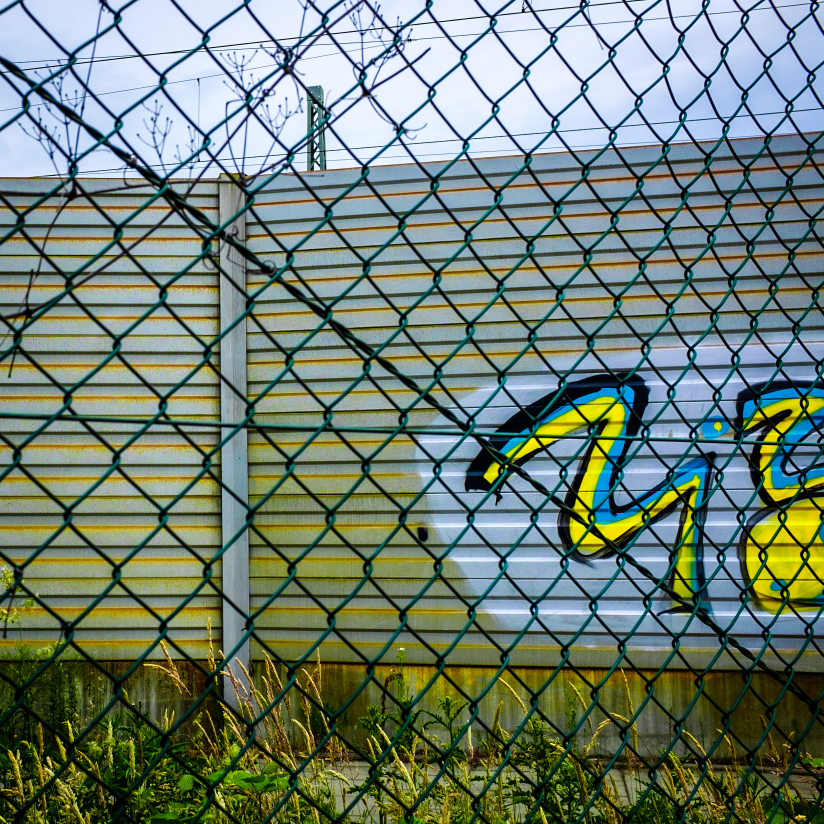
#> input picture examples/DSCF4700.jpg, 1647 x 1647 px (shown at 1/2 size)
$ python polaroidme.py examples/DSCF4700.jpg   (older library calls are emulated)
#> lines starting #> are read from the running program, lines starting #| are printed output that depends on the picture; long printed decimals are rounded
#!/usr/bin/env python3
"""
polaroidme.py

Usage:

  polaroidme.py [options] source-image [size] [alignment] [title]

Where:

  source-image  name of the image file to transform. If no extension is
                specified .jpg is assumed.
  size          size of the picture part of the polaroid (default=800)
  alignment     one of 'top', 'left', 'bottom', 'right' or 'center'. This
                specifies the portion (crop) of the image to include in the final
                output. 'top' and 'left' are synonomous as are 'bottom' and
                'right'. (default="center")
  title         If specified defines the caption to be displayed at the
                bottom of the image. (default=None)

Available options are:

  --nocrop        Rescale the image to fit fullframe in the final output
                  (default="--crop"). btw. alignment is ignored if option is set.
  --clockwise     Rotate the image clockwise before processing
  --anticlockwise Rotate the image anti-clockwise before processing
"""
import os
import sys
import logging
from PIL import Image, ImageDraw, ImageFont

# --- configure logging
log = logging.getLogger(__name__)
log.setLevel(logging.WARNING)
handler = logging.StreamHandler() # console-handler
formatter = logging.Formatter('%(asctime)s - %(name)s - %(levelname)s - %(message)s')
handler.setFormatter(formatter)
log.addHandler(handler)
# ---

# Image size constraints
IMAGE_SIZE   = 800
IMAGE_TOP    = int(IMAGE_SIZE / 16)
IMAGE_BOTTOM = int(IMAGE_SIZE / 5.333)
IMAGE_LEFT   = int(IMAGE_SIZE / 16)
IMAGE_RIGHT  = int(IMAGE_SIZE / 16)
BORDER_SIZE  = 3
# Colors
COLOR_FRAME   = (237, 243, 214)
COLOR_BORDER  = (0, 0, 0)
COLOR_TEXT_TITLE = (58, 68, 163)
COLOR_TEXT_DESCR = COLOR_TEXT_TITLE
# Font for the caption text
RESOURCE_FONT      = "./fonts/default.ttf"
RESOURCE_FONT_SIZE = 142

__author__ = 'Sven Hessenmüller (sven.hessenmueller@gmail.com)'
__date__ = '2019'
__version__ = (0,8,4)
__license__ = "MIT"

# --- argparsing helpers etc
def get_resource_file(basefile):
    """
    Get the fully qualified name of a resource file
    """
    return os.path.join(os.path.dirname(os.path.realpath(__file__)), basefile)

def get_option(args):
    """
    Check the argument list for an option (starting with '--').

    Returns the adjusted argument list and the option found.
    """
    if len(args) == 0:
        return None, args
    if args[0][:2] == "--":
        return args[0][2:], args[1:]
    return None, args

def get_argument(args):
    """
    Get the next argument from the command line parameters

    Returns the adjusted argument list and the value of the argument.
    """
    if len(args) == 0:
        return None, args
    return args[0], args[1:]

def show_error(msg):
    """
    Show an error message and exit
    """
    log.critical("Error: %s" % msg)
    sys.exit(1)
# ---

def setup_globals(size):
    global IMAGE_SIZE
    global IMAGE_TOP
    global IMAGE_BOTTOM
    global IMAGE_LEFT
    global IMAGE_RIGHT
    global BORDER_SIZE
    IMAGE_SIZE   = size
    IMAGE_TOP    = int(IMAGE_SIZE / 16)
    IMAGE_BOTTOM = int(IMAGE_SIZE / 5.333)
    IMAGE_LEFT   = int(IMAGE_SIZE / 16)
    IMAGE_RIGHT  = int(IMAGE_SIZE / 16)
    BORDER_SIZE  = 3


def rotate_image(image, rotation):
    """
    rotates the image appropriately
    """
    if rotation == "clockwise":
        image = image.rotate(-90)
    elif rotation == "anticlockwise":
        image = image.rotate(90)
    return image

def crop_image_to_square(image, align):
    """
    crops the image into square-format

    returns cropped Image
    """
    # Do the cropping needed
    if image.size[0] > image.size[1]:
        if align in ("left", "top"):
            box = (0, 0, image.size[1], image.size[1])
        elif align in ("right", "bottom"):
            delta = image.size[0] - image.size[1]
            box = (delta, 0, image.size[0], image.size[1])
        elif align == "center":
            delta = (image.size[0] - image.size[1]) / 2
            box = (delta, 0, image.size[0] - delta, image.size[1])
        image = image.crop(box)
        image.load()
    elif image.size[1] > image.size[0]:
        if align in ("left", "top"):
            box = (0, 0, image.size[0], image.size[0])
        elif align in ("right", "bottom"):
            delta = image.size[1] - image.size[0]
            box = (0, delta, image.size[0], image.size[1])
        elif align == "center":
            delta = (image.size[1] - image.size[0]) / 2
            box = (0, delta, image.size[0], image.size[1] - delta)
        image = image.crop(box)
        image.load()
    # make sure we have a perfect square
    log.debug("cropped to size: %i %i" % (image.size[0], image.size[1]))
    if image.size[0] != image.size[1]:
        if image.size[0] > image.size[1]:
            box = (0, 0, image.size[1], image.size[1])
        else:
            box = (0, 0, image.size[0], image.size[0])
        image = image.crop(box)
        image.load()
        log.debug("re-cropped to size: %i %i" % (image.size[0], image.size[1]))
    return image

def scale_image_to_square(image, bg_color = (255,255,255)):
    img_w, img_h = image.size
    image_ratio = float(float(h)/float(w))
    add_border = 0
    if image_ratio < 1:
        add_border = image.size[0] * (( 1 + image_ratio ) / 16)
    else:
        add_border = image.size[1] * ((image_ratio - 1) / 16)
    add_border = int(add_border)
    background = None
    if image.size[0] > image.size[1]:
        background = Image.new('RGBA', (image.size[0] + add_border, image.size[0] + add_border), bg_color)
    elif image.size[1] > image.size[0]:
        background = Image.new('RGBA', (image.size[1] + add_border, image.size[1] + add_border), bg_color)
    else:
        return image # already square
    bg_w, bg_h = background.size
    offset = ((bg_w - img_w) // 2, (bg_h - img_h) // 2)
    background.paste(img, offset)
    background.load()
    return background

def scale_image(image, size):
    """
    scales the image to size (up-/downsampling)

    returns scaled image
    """
    if image.size[0] != image.size[1]:
        raise Exception("ouch - no square image.")
    if image.size[0] > size:
        # Downsample
        image = image.resize((size, size), Image.ANTIALIAS)
    else:
        image = image.resize((size, size), Image.BICUBIC)
    log.debug("scaled to size: %i %i" % (image.size[0], image.size[1]))
    return image

def add_frame(image, border_size = 3, color_frame = COLOR_FRAME, color_border = COLOR_BORDER):
    """
    adds the frame around the image
    """
    frame = Image.new("RGB", (IMAGE_SIZE + IMAGE_LEFT + IMAGE_RIGHT, IMAGE_SIZE + IMAGE_TOP + IMAGE_BOTTOM), COLOR_BORDER)
    # Create outer and inner borders
    draw = ImageDraw.Draw(frame)
    draw.rectangle((BORDER_SIZE, BORDER_SIZE, frame.size[0] - BORDER_SIZE, frame.size[1] - BORDER_SIZE), fill = COLOR_FRAME)
    draw.rectangle((IMAGE_LEFT - BORDER_SIZE, IMAGE_TOP - BORDER_SIZE, IMAGE_LEFT + IMAGE_SIZE + BORDER_SIZE, IMAGE_TOP + IMAGE_SIZE + BORDER_SIZE), fill = COLOR_BORDER)
    # Add the source image
    frame.paste(image, (IMAGE_LEFT, IMAGE_TOP))
    # All done
    return frame

def add_text(image, title = None, description = None, font_title = None, size_title = None):
    """
    adds the title & description to the image
    """
    if title is None:
        return image
    size = size_title
    width, height = font_title.getsize(title)
    while ((width > IMAGE_SIZE) or (height > IMAGE_BOTTOM)) and (size > 0):
        size = size - 2
        font_title = ImageFont.truetype(get_resource_file(RESOURCE_FONT), size)
        width, height = font_title.getsize(title)
    if (size <= 0):
        showError("Text is too large")
    draw = ImageDraw.Draw(image)
    draw.text(((IMAGE_SIZE + IMAGE_LEFT + IMAGE_RIGHT - width) / 2, IMAGE_SIZE + IMAGE_TOP + ((IMAGE_BOTTOM - height) / 2)), title, font = font_title, fill = COLOR_TEXT_TITLE)
    return image


if __name__ == '__main__':
    options = { 'rotate': None, 'crop' : True }
    source = None
    size = IMAGE_SIZE
    target = None
    align = "center"
    caption = None
    # process options
    option, args = get_option(sys.argv[1:])
    while option is not None:
        if option in ("clockwise", "anticlockwise"):
            options['rotate'] = option
        elif option in ("crop", "nocrop"):
            if option == "nocrop":
                options['crop'] = False
            else:
                options['crop'] = True
        else:
            show_error("Unrecognised option --%s" % option)
        option, args = get_option(args)
    # process arguments
    source, args = get_argument(args)
    if source is None:
        print(__doc__)
        sys.exit()
    size, args = get_argument(args)
    if size:
        size = int(size)
    else:
        size = IMAGE_SIZE
    align_tmp, args = get_argument(args)
    if align_tmp:
        align = align_tmp
    caption, args = get_argument(args)
    if len(args) != 0:
        print(__doc__)
        sys.exit()
    setup_globals(size)
    log.debug("here we go...")
    name, ext = os.path.splitext(source)
    if not os.path.isfile(source):
        show_error("Source file '%s' does not exist." % source)
    target = name + ".polaroid.png"
    if not align in ("left", "right", "top", "bottom", "center"):
        show_error("Unknown alignment '%s'." % align)
    # Prepare our resources
    f_font = get_resource_file(RESOURCE_FONT)
    try:
        font_title = ImageFont.truetype(f_font, RESOURCE_FONT_SIZE)
    except:
        show_error("Could not load resource '%s'." % f_font)

    img_in = Image.open(source)
#> img_in is the input picture: PIL image 1647x1647 RGB; mean R, G, B 111.2, 127.2, 112.8
    img_in.load()
    img = rotate_image(img_in, options['rotate'])
    [w, h] = img.size
#> w = 1647; h = 1647
    # Determine ratio of image length to width to
    # determine oriantation (portrait, landscape or square)
    image_ratio = float(float(h)/float(w))
#> image_ratio = 1
    log.debug("image_ratio: %f size_w: %i size_h: %i" % (image_ratio, w, h))
    if round(image_ratio, 1) >= 1.3: # is_portrait
        print("source image ratio is %f (%s)" % (image_ratio, 'is_portrait'))
    elif round(image_ratio, 1) == 1.0: # is_square
        print("source image ratio is %f (%s)" % (image_ratio, 'is_square'))
#| source image ratio is 1.000 (is_square)
    elif round(image_ratio, 1) <= 0.8: # is_landscape
        print("source image ratio is %f (%s)" % (image_ratio, 'is_landscape'))
    if options['crop']:
        img = crop_image_to_square(img, align)
    else:
        img = scale_image_to_square(img)
    img = scale_image(img, size)
#> in scale_image, `image = image.resize((size, size), Image.ANTIALIAS)`:
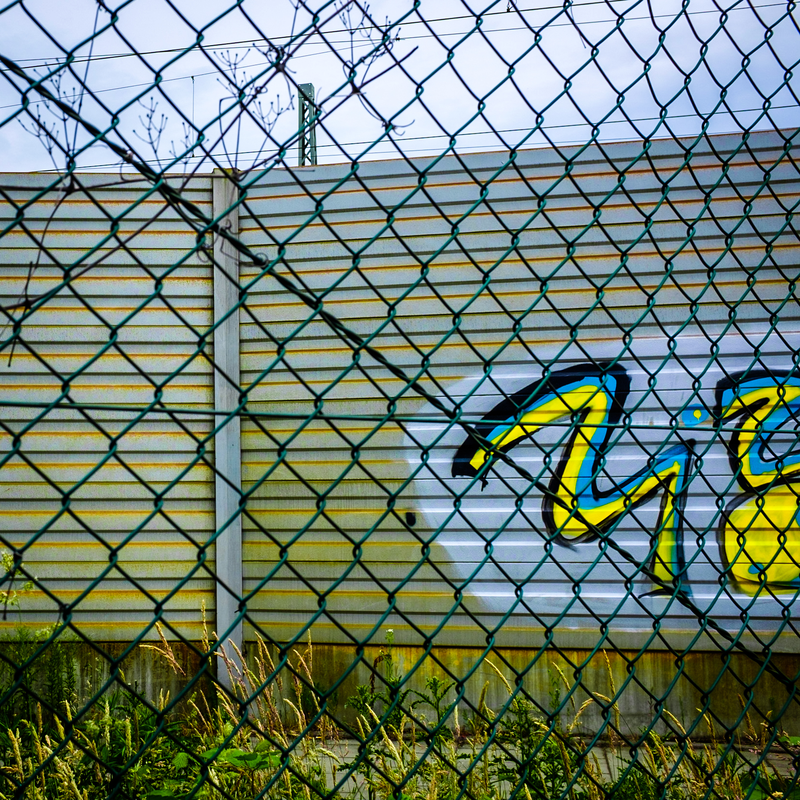
#> image: PIL image 800x800 RGB; mean R, G, B 111.3, 127.2, 112.9
    img = add_frame(img)
#> in add_frame, `frame = Image.new("RGB", (IMAGE_SIZE + IMAGE_LEFT + IMAGE_RIGHT, IMAGE..`: frame: PIL image 900x1000 RGB; every value is 0
#> in add_frame, `frame.paste(image, (IMAGE_LEFT, IMAGE_TOP))`:
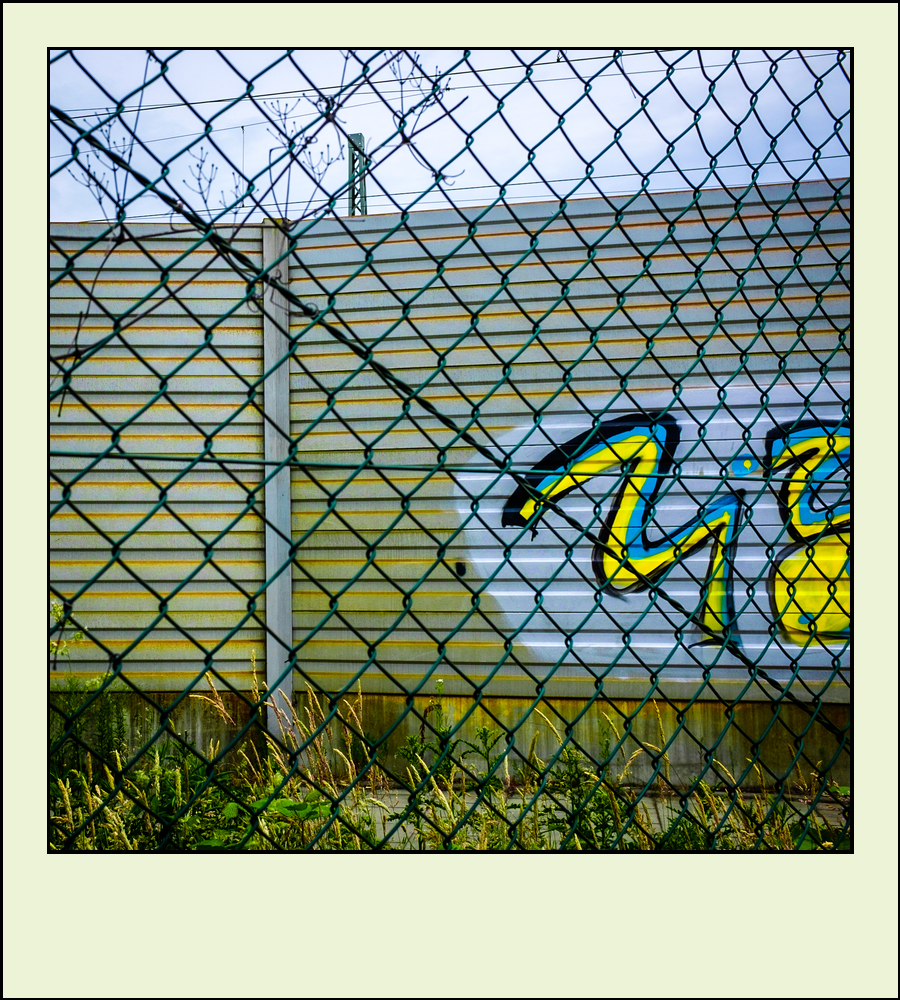
#> frame: PIL image 900x1000 RGB; mean R, G, B 142.2, 155.1, 137.2
    description = None
    img = add_text(img, caption, description, font_title = font_title, size_title = RESOURCE_FONT_SIZE)

    # Save the result
    log.debug("size: %i %i" % (img.size[0], img.size[1]))
    print(target)
    img.save(target)
